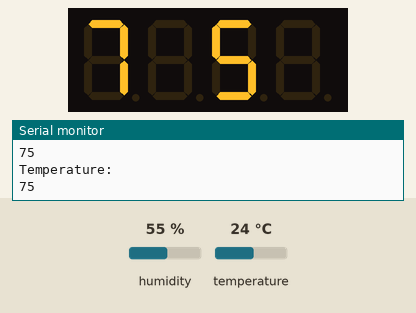
Simulated run of this sketch. Board: Arduino Uno, built with avr-gcc and run on an emulated ATmega328P. Parts: 4-digit seven-segment display, the last lines printed to the serial monitor. Wiring (inferred from the names in the program): 4-digit 7-segment display, segments lit when HIGH: segments pin 2, pin 3, pin 4, pin 5, pin 6, pin 7, pin 8; digit selects pin 9, pin 10, pin 11, pin 12. The test bench sets the inputs (shaded band); at power-on: temperature 24 °C, humidity 55 %. The segment pins are drawn as the display they are named for.

Above: at 2.8 s.
2.9 s: temperature set to 12 °C
At 4.7 s:
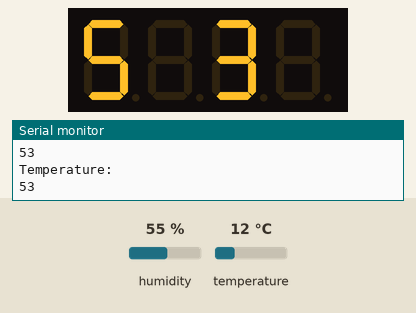
5.6 s: temperature set to 19 °C
At 7.3 s:
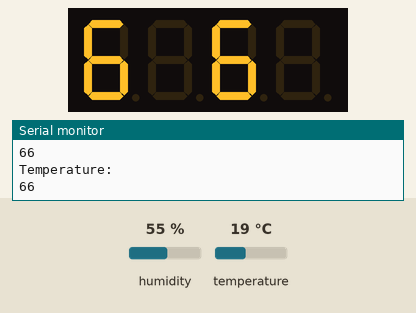
8.3 s: temperature set to 28 °C
At 11.2 s:
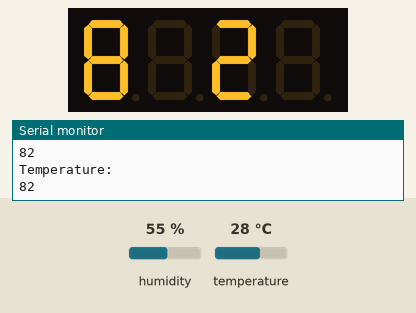
Timing chart, 0 to 12.7 s (numbered marks = the images above; inputs shaded):
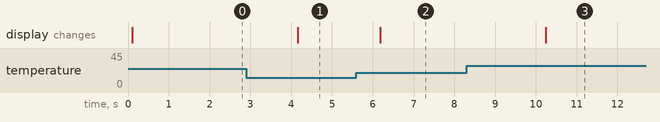

Measured:
- after the input at 2.9 s, the display: changes after 1.3 s (image 1)
- after the input at 5.6 s, the display: changes after 0.59 s (image 2)
- after the input at 8.3 s, the display: changes after 1.9 s (image 3)

The sketch:

tempSensorCp.ino
```cpp
#include <DHT.h>

// Pin definitions
#define DHTPIN 13
#define DHTTYPE DHT11

DHT dht(DHTPIN, DHTTYPE);

int A = 2;
int B = 3;
int C = 4;
int D = 5;
int E = 6;
int F = 7;
int G = 8;
int D1 = 9;
int D2 = 10;
int D3 = 11;
int D4 = 12;

void setup() {
  // Initialize the digital pins as outputs
  pinMode(A, OUTPUT);
  pinMode(B, OUTPUT);
  pinMode(C, OUTPUT);
  pinMode(D, OUTPUT);
  pinMode(E, OUTPUT);
  pinMode(F, OUTPUT);
  pinMode(G, OUTPUT);
  pinMode(D1, OUTPUT);
  pinMode(D2, OUTPUT);
  pinMode(D3, OUTPUT);
  pinMode(D4, OUTPUT);

  Serial.begin(115200);
  Serial.println(F("Welcome to Teej's temperature sensor!"));
  dht.begin();
}

void loop() {
  float t = dht.readTemperature(true);

  if (isnan(t)) {
    return;
  }

  int temperature = int(t);

  displayTemperature(temperature);
  Serial.println("Temperature: ");
  Serial.println(temperature);
  delay(10); // Display temperature for .1 seconds
}

//start FUNCTIONS

void displayTemperature(int temperature) {
  int thousands = (temperature / 1000) % 10;
  int hundreds = (temperature / 100) % 10;
  int tens = (temperature / 10) % 10;
  int units = temperature % 10;

  //For debugging
  // Serial.print("Thousands: ");
  // Serial.println(thousands);
  // Serial.print("Hundreds: ");
  // Serial.println(hundreds);
  // Serial.print("Tens: ");
  // Serial.println(tens);
  // Serial.print("Units: ");
  // Serial.println(units);

  if (temperature >= 100) {
    displayDigit(hundreds, 1);
    delay(5);
    displayDigit(tens, 3);
    delay(5);
    lightReset();
    displayDigit(units, 4);
    delay(5);
  } else if (temperature >= 10) {
    displayDigit(tens, 1);
    delay(5);
    displayDigit(units, 3);
    delay(5);
  } else if (temperature >= 0){
    displayDigit(units, 1);
    delay(5);
  } else {
    displayDigit(0, 1);
    delay(5);
    displayDigit(0, 3);
    delay(5);
  }
}

void displayDigit(int digit, int position) {
  selectDigit(position);

  switch (digit) {
    case 0: displayNumber0(); break;
    case 1: displayNumber1(); break;
    case 2: displayNumber2(); break;
    case 3: displayNumber3(); break;
    case 4: displayNumber4(); break;
    case 5: displayNumber5(); break;
    case 6: displayNumber6(); break;
    case 7: displayNumber7(); break;
    case 8: displayNumber8(); break;
    case 9: displayNumber9(); break;
  }
}

void lightReset() {
  digitalWrite(D1, HIGH);
  digitalWrite(D2, HIGH);
  digitalWrite(D3, HIGH);
  digitalWrite(D4, HIGH);
}


void selectDigit(int digit) {
  digitalWrite(D1, HIGH);
  digitalWrite(D2, HIGH);
  digitalWrite(D3, HIGH);
  digitalWrite(D4, HIGH);

  switch (digit) {
    case 1: digitalWrite(D1, LOW); break;
    case 2: digitalWrite(D2, LOW); break;
    case 3:
      digitalWrite(D3, LOW); //TODO!!!! --> there is either a coding or wiring problem the third digit on my setup and I am thinking it is a wiring problem.
     break;
    case 4: digitalWrite(D4, LOW); break;
  }
}

void displayNumber0() {
  digitalWrite(A, HIGH);
  digitalWrite(B, HIGH);
  digitalWrite(C, HIGH);
  digitalWrite(D, HIGH);
  digitalWrite(E, HIGH);
  digitalWrite(F, HIGH);
  digitalWrite(G, LOW);
}

void displayNumber1() {
  digitalWrite(A, LOW);
  digitalWrite(B, HIGH);
  digitalWrite(C, HIGH);
  digitalWrite(D, LOW);
  digitalWrite(E, LOW);
  digitalWrite(F, LOW);
  digitalWrite(G, LOW);
}

void displayNumber2() {
  digitalWrite(A, HIGH);
  digitalWrite(B, HIGH);
  digitalWrite(C, LOW);
  digitalWrite(D, HIGH);
  digitalWrite(E, HIGH);
  digitalWrite(F, LOW);
  digitalWrite(G, HIGH);
}

void displayNumber3() {
  digitalWrite(A, HIGH);
  digitalWrite(B, HIGH);
  digitalWrite(C, HIGH);
  digitalWrite(D, HIGH);
  digitalWrite(E, LOW);
  digitalWrite(F, LOW);
  digitalWrite(G, HIGH);
}

void displayNumber4() {
  digitalWrite(A, LOW);
  digitalWrite(B, HIGH);
  digitalWrite(C, HIGH);
  digitalWrite(D, LOW);
  digitalWrite(E, LOW);
  digitalWrite(F, HIGH);
  digitalWrite(G, HIGH);
}

void displayNumber5() {
  digitalWrite(A, HIGH);
  digitalWrite(B, LOW);
  digitalWrite(C, HIGH);
  digitalWrite(D, HIGH);
  digitalWrite(E, LOW);
  digitalWrite(F, HIGH);
  digitalWrite(G, HIGH);
}

void displayNumber6() {
  digitalWrite(A, HIGH);
  digitalWrite(B, LOW);
  digitalWrite(C, HIGH);
  digitalWrite(D, HIGH);
  digitalWrite(E, HIGH);
  digitalWrite(F, HIGH);
  digitalWrite(G, HIGH);
}

void displayNumber7() {
  digitalWrite(A, HIGH);
  digitalWrite(B, HIGH);
  digitalWrite(C, HIGH);
  digitalWrite(D, LOW);
  digitalWrite(E, LOW);
  digitalWrite(F, LOW);
  digitalWrite(G, LOW);
}

void displayNumber8() {
  digitalWrite(A, HIGH);
  digitalWrite(B, HIGH);
  digitalWrite(C, HIGH);
  digitalWrite(D, HIGH);
  digitalWrite(E, HIGH);
  digitalWrite(F, HIGH);
  digitalWrite(G, HIGH);
}

void displayNumber9() {
  digitalWrite(A, HIGH);
  digitalWrite(B, HIGH);
  digitalWrite(C, HIGH);
  digitalWrite(D, HIGH);
  digitalWrite(E, LOW);
  digitalWrite(F, HIGH);
  digitalWrite(G, HIGH);
}
```
